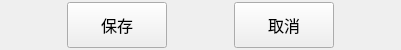
<?xml version="1.0" encoding="UTF-8"?>
<ui version="4.0">
 <class>QtSaveWidgets</class>
 <widget class="QWidget" name="QtSaveWidgets">
  <property name="geometry">
   <rect>
    <x>0</x>
    <y>0</y>
    <width>401</width>
    <height>50</height>
   </rect>
  </property>
  <property name="sizePolicy">
   <sizepolicy hsizetype="Preferred" vsizetype="Expanding">
    <horstretch>0</horstretch>
    <verstretch>0</verstretch>
   </sizepolicy>
  </property>
  <property name="minimumSize">
   <size>
    <width>0</width>
    <height>40</height>
   </size>
  </property>
  <property name="windowTitle">
   <string>QtSaveWidgets</string>
  </property>
  <layout class="QHBoxLayout" name="horizontalLayout" stretch="3,1,3,1,3">
   <property name="spacing">
    <number>0</number>
   </property>
   <property name="leftMargin">
    <number>0</number>
   </property>
   <property name="topMargin">
    <number>2</number>
   </property>
   <property name="rightMargin">
    <number>0</number>
   </property>
   <property name="bottomMargin">
    <number>2</number>
   </property>
   <item>
    <spacer name="horizontalSpacer">
     <property name="orientation">
      <enum>Qt::Horizontal</enum>
     </property>
     <property name="sizeHint" stdset="0">
      <size>
       <width>64</width>
       <height>20</height>
      </size>
     </property>
    </spacer>
   </item>
   <item>
    <widget class="QPushButton" name="btnSave">
     <property name="sizePolicy">
      <sizepolicy hsizetype="Expanding" vsizetype="Expanding">
       <horstretch>0</horstretch>
       <verstretch>0</verstretch>
      </sizepolicy>
     </property>
     <property name="minimumSize">
      <size>
       <width>100</width>
       <height>40</height>
      </size>
     </property>
     <property name="font">
      <font>
       <pointsize>12</pointsize>
      </font>
     </property>
     <property name="text">
      <string>保存</string>
     </property>
    </widget>
   </item>
   <item>
    <spacer name="horizontalSpacer_2">
     <property name="orientation">
      <enum>Qt::Horizontal</enum>
     </property>
     <property name="sizeHint" stdset="0">
      <size>
       <width>64</width>
       <height>20</height>
      </size>
     </property>
    </spacer>
   </item>
   <item>
    <widget class="QPushButton" name="btnCancer">
     <property name="sizePolicy">
      <sizepolicy hsizetype="Expanding" vsizetype="Expanding">
       <horstretch>0</horstretch>
       <verstretch>0</verstretch>
      </sizepolicy>
     </property>
     <property name="minimumSize">
      <size>
       <width>100</width>
       <height>40</height>
      </size>
     </property>
     <property name="font">
      <font>
       <pointsize>12</pointsize>
      </font>
     </property>
     <property name="text">
      <string>取消</string>
     </property>
    </widget>
   </item>
   <item>
    <spacer name="horizontalSpacer_3">
     <property name="orientation">
      <enum>Qt::Horizontal</enum>
     </property>
     <property name="sizeHint" stdset="0">
      <size>
       <width>64</width>
       <height>20</height>
      </size>
     </property>
    </spacer>
   </item>
  </layout>
 </widget>
 <layoutdefault spacing="6" margin="11"/>
 <resources/>
 <connections/>
</ui>
